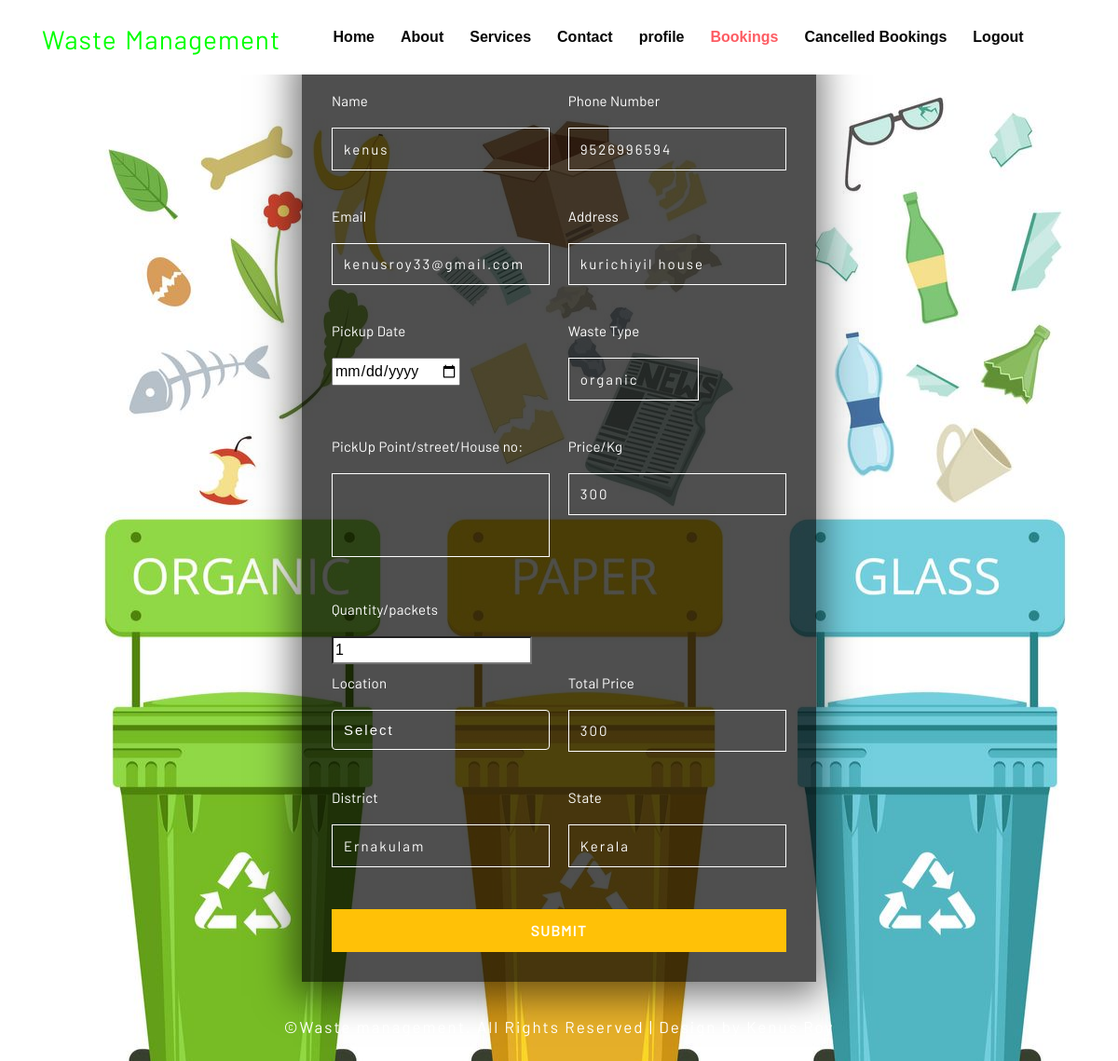
The page /singles/5 (signed in) on the database its author committed.
### app1/models.py (models this page shows)
class register(models.Model):
    username = models.CharField(max_length=10, unique=True)
    email = models.EmailField()
    address = models.CharField(max_length=15)
    phonenumber = models.IntegerField()
    password = models.CharField(max_length=10)
    cpassword = models.CharField(max_length=10)

class add_service(models.Model):
    type = models.CharField(max_length=15)
    price = models.IntegerField()
    image =  models.FileField()

class add_location(models.Model):
    location = models.CharField(max_length=100)
    district = models.CharField(max_length=100,default="Ernakulam")
    state = models.CharField(max_length=100, default="Kerala")

### app1/views.py (the view)
# urls.py: path('singles/<int:id>', views.singles),
def singles(request,id):
    if 'id' in request.session:
        user = register.objects.get(username=request.session['id'])
        if user:
            service = add_service.objects.get(pk=id)
            location = add_location.objects.all()
            return render(request, 'booking.html', {'a': user, 'pdata': service,'loc':location})
    return redirect(userservice)

### template/booking.html (shortened to what this page needs)
<!DOCTYPE html>
{% load static %}
<html lang="en">
   <head>
      <link href="{% static 'assets/css/bookingstyle.css'%}" rel='stylesheet' type='text/css' media="all">
      <link rel="stylesheet" href="{% static 'assets/css/jquery-ui.css' %}" />
      <link href="{% static 'assets/css/wickedpicker.css' %}" rel="stylesheet" type='text/css' media="all" />
       <link rel="stylesheet" href="{% static 'assets/css/style-starter.css' %}">
   </head>
   <body>
   <header id="site-header" class="fixed-top">
        <div class="container">
            <nav class="navbar navbar-expand-lg stroke">
                <h1>
                    <a class="navbar-brand" href="index">
                        <h3 style="color:  #00ff00">Waste <i class='bx bx-trash'></i> Management</h3>
                    </a>
                </h1>
                <div class="collapse navbar-collapse" id="navbarTogglerDemo02">
                    <ul class="navbar-nav mx-lg-auto">
                        <li class="nav-item ">
                            <a class="nav-link" href="../userhome">Home <span class="sr-only">(current)</span></a>
                        </li>
                        <li class="nav-item">
                            <a class="nav-link" href="../userabout">About</a>
                        </li>
                        <li class="nav-item">
                            <a class="nav-link" href="../userservice">Services</a>
                        </li>
                        <li class="nav-item">
                            <a class="nav-link" href="../usercontact">Contact</a>
                        </li>
                        <li class="nav-item">
                            <a class="nav-link" href="../userprofile">profile</a>
                        </li>
                        <li class="nav-item active">
                            <a class="nav-link" href="../u_booking">Bookings</a>
                        </li>
                        <li class="nav-item">
                            <a class="nav-link" href="../u_c_bookings">Cancelled Bookings</a>
                        </li>
                        <li class="nav-item ">
                            <a class="nav-link" href="../home">Logout</a>
                        </li>
                    </ul>
                </div>
                    </div>
    </header>
      <h1 class="header-w3ls">
      </h1>
      <div class="main-bothside">
         <form action="../booking" method="post">
            <div class="form-group">
               <div class="form-mid-w3ls">
                  <p>Name</p>
                  <input type="text" name="name" placeholder="" required="" value="{{a.username}}">
               </div>
               <div class="form-mid-w3ls">
                  <p>Phone Number</p>
                  <input type="text" placeholder="" name="phonenumber"  required="" value="{{a.phonenumber}}">
               </div>
            </div>
            <div class="form-group">
               <div class="form-mid-w3ls">
                  <p>Email</p>
                  <input type="email"  placeholder="" name="email" required="" value="{{a.email}}">
               </div>
               <div class="form-mid-w3ls">
                  <p>Address</p>
                  <input type="text" placeholder="" name="address" required="" value="{{a.address}}">
               </div>
            </div>
            <div class="form-group">
               <div class="form-mid-w3ls">
                  <p>Pickup Date</p>
                  <input id="future-date" name="pickingdate" type="date" placeholder="" required min="2024-10-17">
               </div>
               <div class="form-mid-w3ls">
                  <p>Waste Type</p>
                  <input id="datepicker1" name="type" type="text" placeholder="" required="" value="{{pdata.type}}">
               </div>
            </div>
            <div class="form-group">
               <div class="form-mid-w3ls">
                  <p>PickUp Point/street/House no:</p>
                  <textarea name="pickingpoint" placeholder="" required=""></textarea>
               </div>
               <div class="form-mid-w3ls">
                  <p>Price/Kg</p>
                  <input type="text"  name="totalprices" placeholder="" required="" value="{{pdata.price}}">
               </div>
            </div>
             <div class="form-mid-w3ls">
                  <p>Quantity/packets</p>
                   <input type="number" id="quantity" name="quantity" min="1" value="1">
            </div>
            <div class="form-group">
               <div class="form-mid-w3ls">
                  <p>Location</p>
                  <select class="form-control" name="location" >
                      <option name="location"  value="">Select</option>
                  </select>
               </div>
                <div class="form-mid-w3ls">
                  <p>Total Price</p>
                  <input type="text" id="price" name="price" placeholder="" required="" value="{{pdata.price}}">
               </div>
            </div>
              <div class="form-group">
               <div class="form-mid-w3ls">
                  <p>District</p>
                  <input type="text" name="district" placeholder="" required="" value="{{loc.0.district}}">
               </div>
                   <div class="form-mid-w3ls">
                  <p>State</p>
                       <input type="text" name="state" placeholder="" required="" value="{{loc.0.state}}">
               </div>
              </div>
            <div class="btnn">
               <input type="submit" value="Submit">
            </div>
         </form>
      </div>
      <div class="copy">
         <p>&copy;Waste management. All Rights Reserved | Design by Kenus Roy</a></p>
      </div>
   </body>
</html>

### template/booking.html (style rules this page uses)
body { background-image: url(static/assets/images/trash.jpg); }

### rows shown on the page
register: name "kenus", phonenumber "9526996594", email "kenusroy33@gmail.com", address "kurichiyil house"
add_service: type "organic", totalprices "300", price "300"
add_location: district "Ernakulam", state "Kerala"
